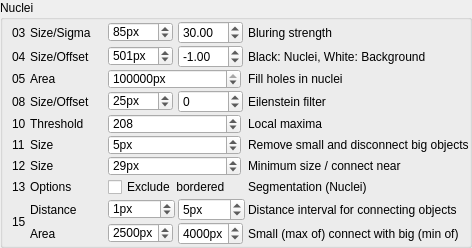
            <widget class="QGroupBox" name="groupBox_Settings_Cores">
             <property name="sizePolicy">
              <sizepolicy hsizetype="Preferred" vsizetype="Preferred">
               <horstretch>0</horstretch>
               <verstretch>0</verstretch>
              </sizepolicy>
             </property>
             <property name="minimumSize">
              <size>
               <width>0</width>
               <height>0</height>
              </size>
             </property>
             <property name="maximumSize">
              <size>
               <width>466</width>
               <height>16777215</height>
              </size>
             </property>
             <property name="title">
              <string>Nuclei</string>
             </property>
             <property name="flat">
              <bool>true</bool>
             </property>
             <layout class="QGridLayout" name="gridLayout_5">
              <property name="leftMargin">
               <number>9</number>
              </property>
              <property name="topMargin">
               <number>1</number>
              </property>
              <property name="rightMargin">
               <number>0</number>
              </property>
              <property name="bottomMargin">
               <number>0</number>
              </property>
              <property name="horizontalSpacing">
               <number>3</number>
              </property>
              <property name="verticalSpacing">
               <number>1</number>
              </property>
              <item row="10" column="3">
               <widget class="QSpinBox" name="spinBox_SetCore_14_AreaMinOfBig">
                <property name="minimumSize">
                 <size>
                  <width>65</width>
                  <height>0</height>
                 </size>
                </property>
                <property name="maximumSize">
                 <size>
                  <width>65</width>
                  <height>16777215</height>
                 </size>
                </property>
                <property name="suffix">
                 <string>px</string>
                </property>
                <property name="minimum">
                 <number>0</number>
                </property>
                <property name="maximum">
                 <number>99999999</number>
                </property>
                <property name="singleStep">
                 <number>100</number>
                </property>
                <property name="value">
                 <number>4000</number>
                </property>
               </widget>
              </item>
              <item row="1" column="4">
               <widget class="QLabel" name="label_SetCore_04_Thres_Desription">
                <property name="text">
                 <string>Black: Nuclei, White: Background</string>
                </property>
               </widget>
              </item>
              <item row="2" column="1">
               <widget class="QLabel" name="label_SetCore_05_Fill_Title">
                <property name="minimumSize">
                 <size>
                  <width>75</width>
                  <height>0</height>
                 </size>
                </property>
                <property name="maximumSize">
                 <size>
                  <width>75</width>
                  <height>16777215</height>
                 </size>
                </property>
                <property name="text">
                 <string>Area</string>
                </property>
               </widget>
              </item>
              <item row="4" column="4">
               <widget class="QLabel" name="label_SetCore_08_Desription">
                <property name="text">
                 <string>Eilenstein filter</string>
                </property>
               </widget>
              </item>
              <item row="0" column="0">
               <widget class="QLabel" name="label_SetCore_02_Gauss_Pos">
                <property name="sizePolicy">
                 <sizepolicy hsizetype="Maximum" vsizetype="Preferred">
                  <horstretch>0</horstretch>
                  <verstretch>0</verstretch>
                 </sizepolicy>
                </property>
                <property name="minimumSize">
                 <size>
                  <width>15</width>
                  <height>0</height>
                 </size>
                </property>
                <property name="maximumSize">
                 <size>
                  <width>15</width>
                  <height>16777215</height>
                 </size>
                </property>
                <property name="text">
                 <string>03</string>
                </property>
               </widget>
              </item>
              <item row="1" column="0">
               <widget class="QLabel" name="label_SetCore_04_Thres_Pos">
                <property name="sizePolicy">
                 <sizepolicy hsizetype="Maximum" vsizetype="Preferred">
                  <horstretch>0</horstretch>
                  <verstretch>0</verstretch>
                 </sizepolicy>
                </property>
                <property name="minimumSize">
                 <size>
                  <width>15</width>
                  <height>0</height>
                 </size>
                </property>
                <property name="maximumSize">
                 <size>
                  <width>15</width>
                  <height>16777215</height>
                 </size>
                </property>
                <property name="text">
                 <string>04</string>
                </property>
               </widget>
              </item>
              <item row="0" column="1">
               <widget class="QLabel" name="label_SetCore_02_Gauss_Title">
                <property name="minimumSize">
                 <size>
                  <width>75</width>
                  <height>0</height>
                 </size>
                </property>
                <property name="maximumSize">
                 <size>
                  <width>75</width>
                  <height>16777215</height>
                 </size>
                </property>
                <property name="text">
                 <string>Size/Sigma</string>
                </property>
               </widget>
              </item>
              <item row="0" column="3">
               <widget class="QDoubleSpinBox" name="doubleSpinBox_SetCore_02_Gauss_Sigma">
                <property name="sizePolicy">
                 <sizepolicy hsizetype="Fixed" vsizetype="Fixed">
                  <horstretch>0</horstretch>
                  <verstretch>0</verstretch>
                 </sizepolicy>
                </property>
                <property name="minimumSize">
                 <size>
                  <width>65</width>
                  <height>0</height>
                 </size>
                </property>
                <property name="maximumSize">
                 <size>
                  <width>65</width>
                  <height>16777215</height>
                 </size>
                </property>
                <property name="maximum">
                 <double>100000.000000000000000</double>
                </property>
                <property name="value">
                 <double>30.000000000000000</double>
                </property>
               </widget>
              </item>
              <item row="6" column="0">
               <widget class="QLabel" name="label_SetCore_12_Open_Pos">
                <property name="sizePolicy">
                 <sizepolicy hsizetype="Maximum" vsizetype="Preferred">
                  <horstretch>0</horstretch>
                  <verstretch>0</verstretch>
                 </sizepolicy>
                </property>
                <property name="minimumSize">
                 <size>
                  <width>15</width>
                  <height>0</height>
                 </size>
                </property>
                <property name="maximumSize">
                 <size>
                  <width>15</width>
                  <height>16777215</height>
                 </size>
                </property>
                <property name="text">
                 <string>11</string>
                </property>
               </widget>
              </item>
              <item row="4" column="2">
               <widget class="QSpinBox" name="spinBox_SetCore_09_Eilenstein_Size">
                <property name="sizePolicy">
                 <sizepolicy hsizetype="Fixed" vsizetype="Fixed">
                  <horstretch>0</horstretch>
                  <verstretch>0</verstretch>
                 </sizepolicy>
                </property>
                <property name="minimumSize">
                 <size>
                  <width>65</width>
                  <height>19</height>
                 </size>
                </property>
                <property name="maximumSize">
                 <size>
                  <width>65</width>
                  <height>20</height>
                 </size>
                </property>
                <property name="suffix">
                 <string>px</string>
                </property>
                <property name="minimum">
                 <number>1</number>
                </property>
                <property name="maximum">
                 <number>10000</number>
                </property>
                <property name="singleStep">
                 <number>2</number>
                </property>
                <property name="value">
                 <number>25</number>
                </property>
               </widget>
              </item>
              <item row="1" column="3">
               <widget class="QDoubleSpinBox" name="doubleSpinBox_SetCore_04_Thres_Offset">
                <property name="sizePolicy">
                 <sizepolicy hsizetype="Fixed" vsizetype="Fixed">
                  <horstretch>0</horstretch>
                  <verstretch>0</verstretch>
                 </sizepolicy>
                </property>
                <property name="minimumSize">
                 <size>
                  <width>65</width>
                  <height>0</height>
                 </size>
                </property>
                <property name="maximumSize">
                 <size>
                  <width>65</width>
                  <height>16777215</height>
                 </size>
                </property>
                <property name="minimum">
                 <double>-256.000000000000000</double>
                </property>
                <property name="maximum">
                 <double>255.000000000000000</double>
                </property>
                <property name="singleStep">
                 <double>1.000000000000000</double>
                </property>
                <property name="value">
                 <double>-1.000000000000000</double>
                </property>
               </widget>
              </item>
              <item row="6" column="4">
               <widget class="QLabel" name="label_SetCore_12_Open_Desription">
                <property name="text">
                 <string>Remove small and disconnect big objects</string>
                </property>
               </widget>
              </item>
              <item row="6" column="1">
               <widget class="QLabel" name="label_SetCore_12_Open_Title">
                <property name="minimumSize">
                 <size>
                  <width>75</width>
                  <height>0</height>
                 </size>
                </property>
                <property name="maximumSize">
                 <size>
                  <width>75</width>
                  <height>16777215</height>
                 </size>
                </property>
                <property name="text">
                 <string>Size</string>
                </property>
               </widget>
              </item>
              <item row="4" column="0">
               <widget class="QLabel" name="label_SetCore_09_Eilenstein_Pos">
                <property name="sizePolicy">
                 <sizepolicy hsizetype="Maximum" vsizetype="Preferred">
                  <horstretch>0</horstretch>
                  <verstretch>0</verstretch>
                 </sizepolicy>
                </property>
                <property name="minimumSize">
                 <size>
                  <width>15</width>
                  <height>0</height>
                 </size>
                </property>
                <property name="maximumSize">
                 <size>
                  <width>15</width>
                  <height>16777215</height>
                 </size>
                </property>
                <property name="text">
                 <string>08</string>
                </property>
               </widget>
              </item>
              <item row="4" column="1">
               <widget class="QLabel" name="label_SetCore_09_Eilenstein_Title">
                <property name="minimumSize">
                 <size>
                  <width>75</width>
                  <height>0</height>
                 </size>
                </property>
                <property name="maximumSize">
                 <size>
                  <width>75</width>
                  <height>16777215</height>
                 </size>
                </property>
                <property name="text">
                 <string>Size/Offset</string>
                </property>
               </widget>
              </item>
              <item row="6" column="2" colspan="2">
               <widget class="QSpinBox" name="spinBox_SetCore_12_Open_Area">
                <property name="minimumSize">
                 <size>
                  <width>133</width>
                  <height>19</height>
                 </size>
                </property>
                <property name="maximumSize">
                 <size>
                  <width>133</width>
                  <height>20</height>
                 </size>
                </property>
                <property name="suffix">
                 <string>px</string>
                </property>
                <property name="minimum">
                 <number>1</number>
                </property>
                <property name="maximum">
                 <number>100001</number>
                </property>
                <property name="singleStep">
                 <number>2</number>
                </property>
                <property name="value">
                 <number>5</number>
                </property>
               </widget>
              </item>
              <item row="1" column="1">
               <widget class="QLabel" name="label_SetCore_04_Thres_Title">
                <property name="minimumSize">
                 <size>
                  <width>75</width>
                  <height>0</height>
                 </size>
                </property>
                <property name="maximumSize">
                 <size>
                  <width>75</width>
                  <height>16777215</height>
                 </size>
                </property>
                <property name="text">
                 <string>Size/Offset</string>
                </property>
               </widget>
              </item>
              <item row="0" column="2">
               <widget class="QSpinBox" name="spinBox_SetCore_02_Gauss_Size">
                <property name="sizePolicy">
                 <sizepolicy hsizetype="Fixed" vsizetype="Fixed">
                  <horstretch>0</horstretch>
                  <verstretch>0</verstretch>
                 </sizepolicy>
                </property>
                <property name="minimumSize">
                 <size>
                  <width>65</width>
                  <height>19</height>
                 </size>
                </property>
                <property name="maximumSize">
                 <size>
                  <width>65</width>
                  <height>20</height>
                 </size>
                </property>
                <property name="suffix">
                 <string>px</string>
                </property>
                <property name="minimum">
                 <number>3</number>
                </property>
                <property name="maximum">
                 <number>10000</number>
                </property>
                <property name="singleStep">
                 <number>2</number>
                </property>
                <property name="value">
                 <number>85</number>
                </property>
               </widget>
              </item>
              <item row="1" column="2">
               <widget class="QSpinBox" name="spinBox_SetCore_04_Thres_Size">
                <property name="sizePolicy">
                 <sizepolicy hsizetype="Fixed" vsizetype="Fixed">
                  <horstretch>0</horstretch>
                  <verstretch>0</verstretch>
                 </sizepolicy>
                </property>
                <property name="minimumSize">
                 <size>
                  <width>65</width>
                  <height>19</height>
                 </size>
                </property>
                <property name="maximumSize">
                 <size>
                  <width>65</width>
                  <height>20</height>
                 </size>
                </property>
                <property name="suffix">
                 <string>px</string>
                </property>
                <property name="minimum">
                 <number>3</number>
                </property>
                <property name="maximum">
                 <number>100000</number>
                </property>
                <property name="singleStep">
                 <number>10</number>
                </property>
                <property name="value">
                 <number>501</number>
                </property>
               </widget>
              </item>
              <item row="0" column="4">
               <widget class="QLabel" name="label_SetCore_02_Gauss_Desription">
                <property name="text">
                 <string>Bluring strength</string>
                </property>
               </widget>
              </item>
              <item row="2" column="4">
               <widget class="QLabel" name="label_SetCore_05_Fill_Description">
                <property name="text">
                 <string>Fill holes in nuclei</string>
                </property>
               </widget>
              </item>
              <item row="2" column="2" colspan="2">
               <widget class="QSpinBox" name="spinBox_SetCore_05_Fill_Area">
                <property name="minimumSize">
                 <size>
                  <width>133</width>
                  <height>19</height>
                 </size>
                </property>
                <property name="maximumSize">
                 <size>
                  <width>133</width>
                  <height>20</height>
                 </size>
                </property>
                <property name="suffix">
                 <string>px</string>
                </property>
                <property name="maximum">
                 <number>999999999</number>
                </property>
                <property name="singleStep">
                 <number>10000</number>
                </property>
                <property name="value">
                 <number>450000</number>
                </property>
               </widget>
              </item>
              <item row="2" column="0">
               <widget class="QLabel" name="label_SetCore_05_Fill_Pos">
                <property name="sizePolicy">
                 <sizepolicy hsizetype="Maximum" vsizetype="Preferred">
                  <horstretch>0</horstretch>
                  <verstretch>0</verstretch>
                 </sizepolicy>
                </property>
                <property name="minimumSize">
                 <size>
                  <width>15</width>
                  <height>0</height>
                 </size>
                </property>
                <property name="maximumSize">
                 <size>
                  <width>15</width>
                  <height>16777215</height>
                 </size>
                </property>
                <property name="text">
                 <string>05</string>
                </property>
               </widget>
              </item>
              <item row="7" column="0">
               <widget class="QLabel" name="label_SetCore_13_Dilation_Pos">
                <property name="sizePolicy">
                 <sizepolicy hsizetype="Maximum" vsizetype="Preferred">
                  <horstretch>0</horstretch>
                  <verstretch>0</verstretch>
                 </sizepolicy>
                </property>
                <property name="minimumSize">
                 <size>
                  <width>15</width>
                  <height>0</height>
                 </size>
                </property>
                <property name="maximumSize">
                 <size>
                  <width>15</width>
                  <height>16777215</height>
                 </size>
                </property>
                <property name="text">
                 <string>12</string>
                </property>
               </widget>
              </item>
              <item row="7" column="4">
               <widget class="QLabel" name="label_SetCore_13_Dilation_Description">
                <property name="text">
                 <string>Minimum size / connect near</string>
                </property>
               </widget>
              </item>
              <item row="5" column="0">
               <widget class="QLabel" name="label_SetCore_11_Thresh_Pos">
                <property name="sizePolicy">
                 <sizepolicy hsizetype="Maximum" vsizetype="Preferred">
                  <horstretch>0</horstretch>
                  <verstretch>0</verstretch>
                 </sizepolicy>
                </property>
                <property name="minimumSize">
                 <size>
                  <width>15</width>
                  <height>0</height>
                 </size>
                </property>
                <property name="maximumSize">
                 <size>
                  <width>15</width>
                  <height>16777215</height>
                 </size>
                </property>
                <property name="text">
                 <string>10</string>
                </property>
               </widget>
              </item>
              <item row="7" column="2" colspan="2">
               <widget class="QSpinBox" name="spinBox_SetCore_13_Dilation_Size">
                <property name="minimumSize">
                 <size>
                  <width>133</width>
                  <height>19</height>
                 </size>
                </property>
                <property name="maximumSize">
                 <size>
                  <width>133</width>
                  <height>20</height>
                 </size>
                </property>
                <property name="suffix">
                 <string>px</string>
                </property>
                <property name="minimum">
                 <number>1</number>
                </property>
                <property name="maximum">
                 <number>100001</number>
                </property>
                <property name="singleStep">
                 <number>2</number>
                </property>
                <property name="value">
                 <number>29</number>
                </property>
               </widget>
              </item>
              <item row="4" column="3">
               <widget class="QDoubleSpinBox" name="doubleSpinBox_Set_Core_09_Eilenstein_Offset">
                <property name="enabled">
                 <bool>true</bool>
                </property>
                <property name="sizePolicy">
                 <sizepolicy hsizetype="Fixed" vsizetype="Fixed">
                  <horstretch>0</horstretch>
                  <verstretch>0</verstretch>
                 </sizepolicy>
                </property>
                <property name="minimumSize">
                 <size>
                  <width>65</width>
                  <height>0</height>
                 </size>
                </property>
                <property name="maximumSize">
                 <size>
                  <width>65</width>
                  <height>16777215</height>
                 </size>
                </property>
                <property name="toolTip">
                 <string notr="true"/>
                </property>
                <property name="decimals">
                 <number>0</number>
                </property>
                <property name="minimum">
                 <double>-100000.000000000000000</double>
                </property>
                <property name="maximum">
                 <double>100000.000000000000000</double>
                </property>
                <property name="value">
                 <double>0.000000000000000</double>
                </property>
               </widget>
              </item>
              <item row="5" column="2" colspan="2">
               <widget class="QSpinBox" name="spinBox_SetCore_11_Thresh_Thres">
                <property name="minimumSize">
                 <size>
                  <width>133</width>
                  <height>19</height>
                 </size>
                </property>
                <property name="maximumSize">
                 <size>
                  <width>133</width>
                  <height>20</height>
                 </size>
                </property>
                <property name="maximum">
                 <number>255</number>
                </property>
                <property name="singleStep">
                 <number>1</number>
                </property>
                <property name="value">
                 <number>208</number>
                </property>
               </widget>
              </item>
              <item row="5" column="4">
               <widget class="QLabel" name="label_SetCore_11_Thresh_Desription">
                <property name="text">
                 <string>Local maxima</string>
                </property>
               </widget>
              </item>
              <item row="5" column="1">
               <widget class="QLabel" name="label_SetCore_11_Thresh_Title">
                <property name="minimumSize">
                 <size>
                  <width>75</width>
                  <height>0</height>
                 </size>
                </property>
                <property name="maximumSize">
                 <size>
                  <width>75</width>
                  <height>16777215</height>
                 </size>
                </property>
                <property name="text">
                 <string>Threshold</string>
                </property>
               </widget>
              </item>
              <item row="7" column="1">
               <widget class="QLabel" name="label_SetCore_13_Dilation_Title">
                <property name="minimumSize">
                 <size>
                  <width>75</width>
                  <height>0</height>
                 </size>
                </property>
                <property name="maximumSize">
                 <size>
                  <width>75</width>
                  <height>16777215</height>
                 </size>
                </property>
                <property name="text">
                 <string>Size</string>
                </property>
               </widget>
              </item>
              <item row="8" column="0">
               <widget class="QLabel" name="label_34">
                <property name="text">
                 <string>13</string>
                </property>
               </widget>
              </item>
              <item row="8" column="1">
               <widget class="QLabel" name="label_35">
                <property name="text">
                 <string>Options</string>
                </property>
               </widget>
              </item>
              <item row="8" column="4">
               <widget class="QLabel" name="label_36">
                <property name="text">
                 <string>Segmentation (Nuclei)</string>
                </property>
               </widget>
              </item>
              <item row="8" column="2" colspan="2">
               <widget class="QCheckBox" name="checkBox_SetCore_13_ExcludeBordered">
                <property name="minimumSize">
                 <size>
                  <width>0</width>
                  <height>19</height>
                 </size>
                </property>
                <property name="maximumSize">
                 <size>
                  <width>16777215</width>
                  <height>20</height>
                 </size>
                </property>
                <property name="text">
                 <string>Exclude  bordered</string>
                </property>
                <property name="checked">
                 <bool>false</bool>
                </property>
               </widget>
              </item>
              <item row="10" column="1">
               <widget class="QLabel" name="label_41">
                <property name="text">
                 <string>Area</string>
                </property>
               </widget>
              </item>
              <item row="10" column="2">
               <widget class="QSpinBox" name="spinBox_SetCore_14_AreaMaxOfSmall">
                <property name="minimumSize">
                 <size>
                  <width>65</width>
                  <height>19</height>
                 </size>
                </property>
                <property name="maximumSize">
                 <size>
                  <width>65</width>
                  <height>20</height>
                 </size>
                </property>
                <property name="suffix">
                 <string>px</string>
                </property>
                <property name="minimum">
                 <number>0</number>
                </property>
                <property name="maximum">
                 <number>999999999</number>
                </property>
                <property name="singleStep">
                 <number>100</number>
                </property>
                <property name="value">
                 <number>2500</number>
                </property>
               </widget>
              </item>
              <item row="10" column="4">
               <widget class="QLabel" name="label_42">
                <property name="text">
                 <string>Small (max of) connect with big (min of)</string>
                </property>
               </widget>
              </item>
              <item row="9" column="1">
               <widget class="QLabel" name="label_43">
                <property name="text">
                 <string>Distance</string>
                </property>
               </widget>
              </item>
              <item row="9" column="0" rowspan="2">
               <widget class="QLabel" name="label_40">
                <property name="text">
                 <string>15</string>
                </property>
               </widget>
              </item>
              <item row="9" column="4">
               <widget class="QLabel" name="label_44">
                <property name="text">
                 <string>Distance interval for connecting objects</string>
                </property>
               </widget>
              </item>
              <item row="9" column="2">
               <widget class="QSpinBox" name="spinBox_SetCore_14_AreaDistMin">
                <property name="minimumSize">
                 <size>
                  <width>0</width>
                  <height>19</height>
                 </size>
                </property>
                <property name="maximumSize">
                 <size>
                  <width>16777215</width>
                  <height>20</height>
                 </size>
                </property>
                <property name="suffix">
                 <string>px</string>
                </property>
                <property name="maximum">
                 <number>9999</number>
                </property>
                <property name="value">
                 <number>1</number>
                </property>
               </widget>
              </item>
              <item row="9" column="3">
               <widget class="QSpinBox" name="spinBox_SetCore_14_AreaDistMax">
                <property name="suffix">
                 <string>px</string>
                </property>
                <property name="maximum">
                 <number>9999</number>
                </property>
                <property name="value">
                 <number>5</number>
                </property>
               </widget>
              </item>
             </layout>
            </widget>
